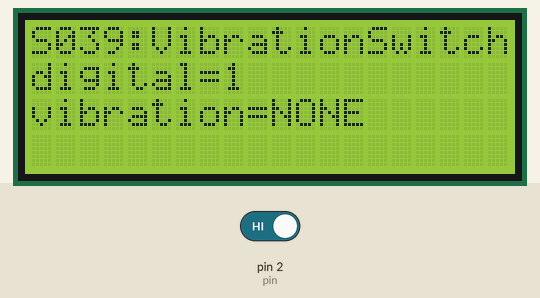
This sketch was run on a simulated Arduino Uno, built with avr-gcc and run on an emulated ATmega328P. On the bench: 20×4 character LCD. The inputs (shaded band) are chosen by the test bench; at power-on: pin 2 (pin) HIGH.

Above: at 2.2 s.
2.3 s: pin 2 (pin) driven LOW
At 3.1 s:
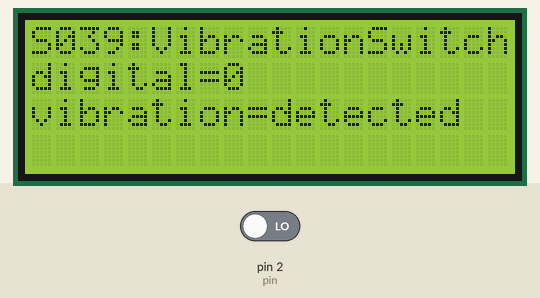
3.8 s: pin 2 (pin) driven HIGH
At 4.5 s:
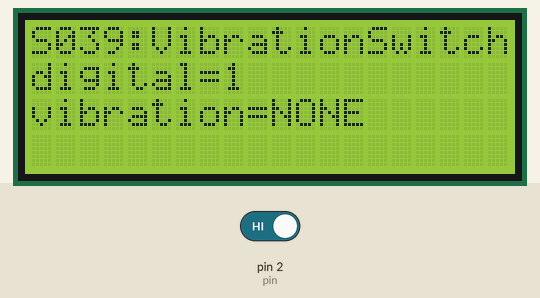
Timing chart, 0 to 6.8 s (numbered marks = the images above; inputs shaded):
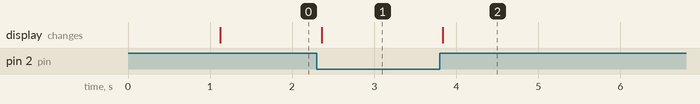

Measured:
- after the input at 2.3 s, the display: changes after 0.06 s (image 1)
- after the input at 3.8 s, the display: changes at once (image 2)

The sketch:

basic_test.ino
```cpp
/* Vibration switch module (KY-002) [S039] : http://rdiot.tistory.com/89 [RDIoT Demo] */

#include <Wire.h>
#include <LiquidCrystal_I2C.h>

int pin = 2;

LiquidCrystal_I2C lcd(0x27,20,4);  // LCD2004

void setup()
{
  lcd.init();  // initialize the lcd
  lcd.backlight();
  lcd.print("start LCD2004");

  pinMode(pin,INPUT);
  delay(1000);

  lcd.clear();
}

void loop()
{

  lcd.setCursor(0,0);
  lcd.print("S039:VibrationSwitch");

  int vibration = digitalRead(pin);

  lcd.setCursor(0,1);
  lcd.print("digital=" + (String)vibration + "  ");

  if(vibration == LOW)
  {
    lcd.setCursor(0,2);
    lcd.print("vibration=detected");
    delay(100);
  }
  else{
    lcd.setCursor(0,2);
    lcd.print("vibration=NONE    ");
  }

}
```
